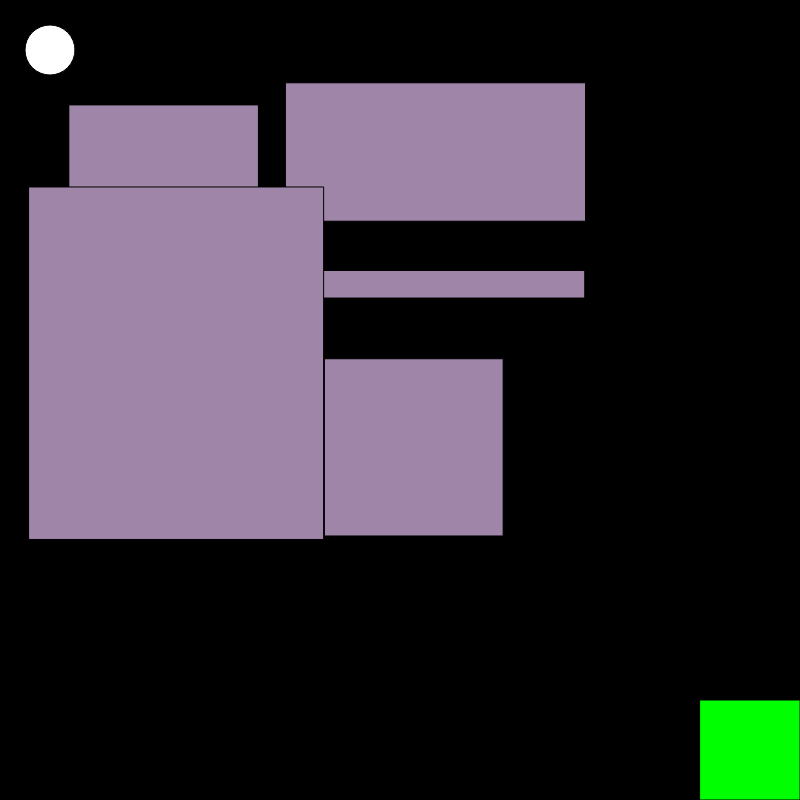
Frame 1 (no input)
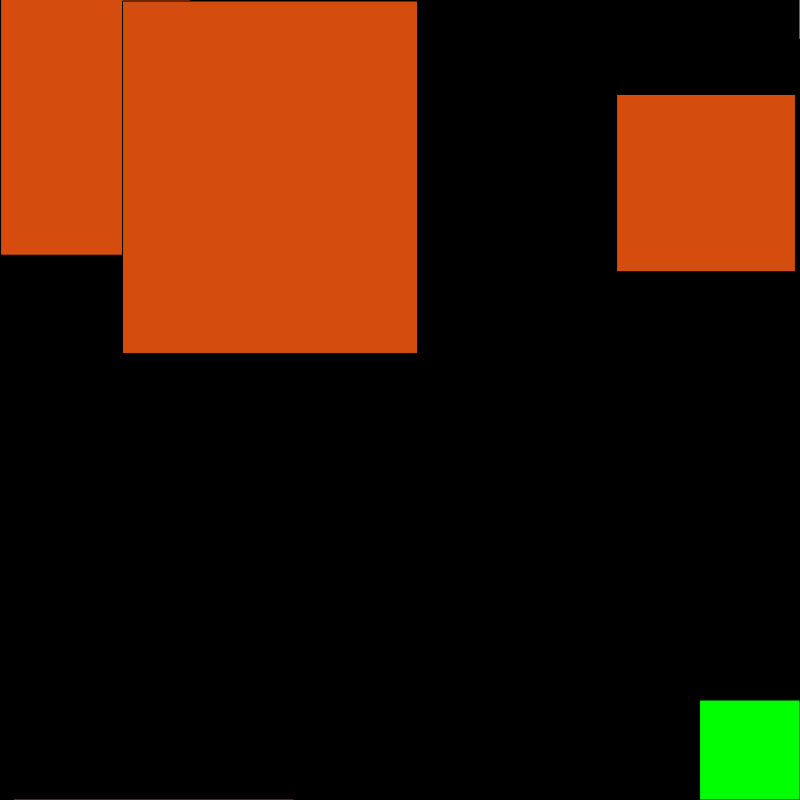
Frame 60 (no input)
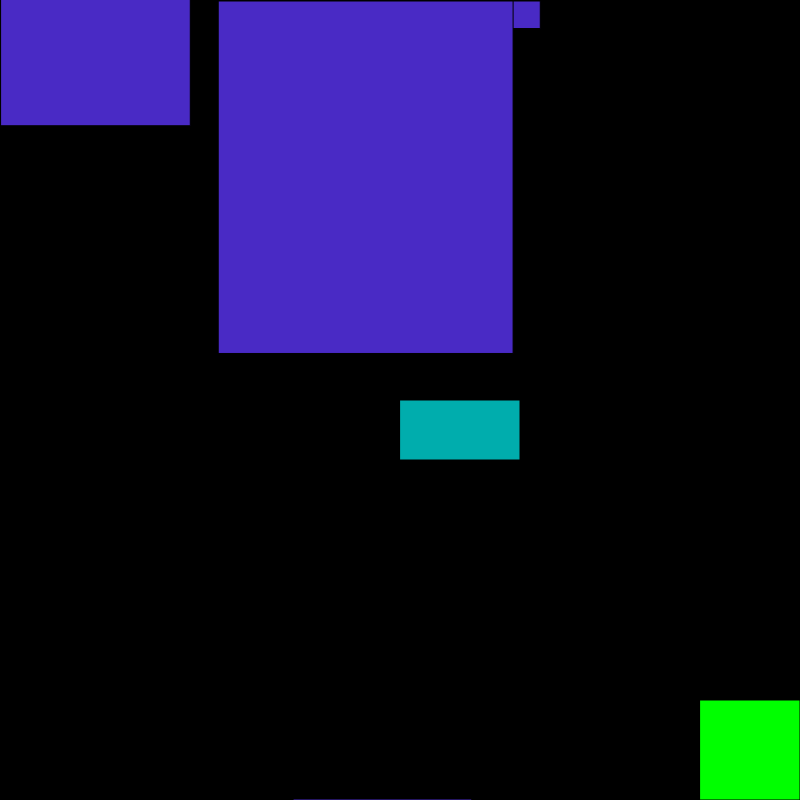
Frame 120 (the mouse pressed at the canvas centre since frame 60)

The p5.js sketch that drew these frames (run headless with seeded random() and noise() and a simulated clock; from frame 60 on, the mouse is pressed at the canvas centre):

// p5.js sketch
// ── sketch.js
var x = 50
var y = 50
var w = 87;
var a = 65;
var s = 83;
var d = 68;

var obstacle;
var obstaclex = [];
var obstacley = [];
var obstaclew = [];
var obstacleh = [];
var obstaclesize = [];
var obstaclediameter = [];
var movementx = [];
var movementy = [];

function setup()
{
  createCanvas(800,800);
  for(var i = 0; i < 5; i++)
        {
            obstaclex[i] = random(0,400);
            obstacley[i] = random(0,400);
            obstaclew[i] = random(0,400);
            obstacleh[i] = random(0,400);
            obstaclesize[i] = random(0,200);
            movementx[i] = random (-15,15);
            movementy[i] = random (-15,15);
        }
  
  movement = floor(random() * 10);
}
function draw()
{
  background(0,0,0)
  Player();
  Control();
  WinC();
  obstacleplace();
  obstaclecreation();
  obstaclemovement();
}
function Player()
{
  fill(255,255,255)
  circle(x,y,50);
  
}
function Control()
{
   if (keyIsDown(d))
    {
      x+=5;
    }
  else
    {
    if (keyIsDown(a))
      {
        x-=5;
      }
  else
    {
    if (keyIsDown(s))
      {
        y+=5;
      }
  else
    {
    if (keyIsDown(w))
      {
        y-=5;
      }
}
}
}
}
function WinC()
{
  fill(0,255,0);
  square(700,700,100);
    if (x > 700 && x < 800 && y > 700 && y < 800)
  {
    textSize(32);
    fill(255);
    text("YOU WIN THE GAME!", 80, 80)
  }
}
function mousePressed()
{
  obstacle = {
    x: mouseX,
    y: mouseY,
    w: 120,
    h: 60,
    }
}
function obstacleplace()
{
  if (obstacle)
  {
  fill(0,random(0,255),random(0,255));
  rect(obstacle.x, obstacle.y, obstacle.w, obstacle.h);
  }
}
function obstaclecreation()
{
  fill(random(0,255),random(0,255),random(0,255));
        for(var i = 0; i < 5; i++)
        {
            rect(obstaclex[i],obstacley[i],obstaclew[i],obstacleh[i]);
}
}
function obstaclemovement(){
  for (var i = 0; i < obstaclex.length; i++){
    obstaclex[i]+=movementx[i]
    obstacley[i]+=movementy[i]
  if (obstaclex[i]<=0){
    obstaclex[i]=799
  }
  else
  if(obstaclex[i]+obstaclew[i]>=800){
    obstaclex[i] = 1
  }
  else
  if (obstacley[i]<=0){
    obstacley[i]=799
  }
  else
  if (obstacley[i]+obstacleh[i]>=800){
    obstacley[i]=1
  }
}
}
